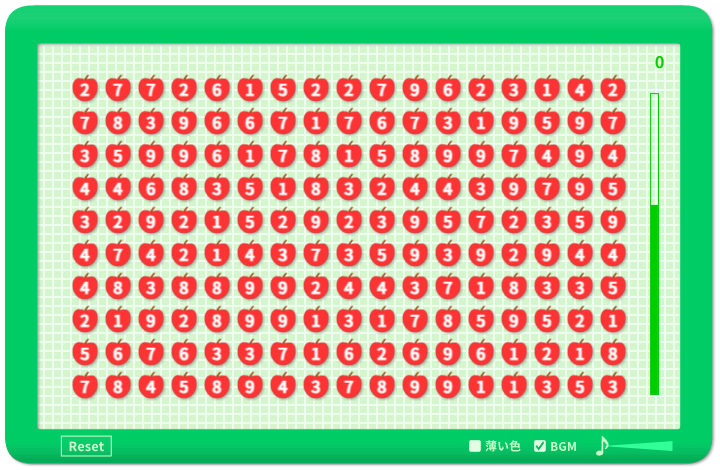
#> input picture assets/board.png, 720 x 470 px
$ python -i image_preprocessing.py   (imports and definitions only)
#> lines starting #> are read from the running program, lines starting #| are printed output that depends on the picture; after the words box and inside, x2 and y2 are one past the last pixel; in counts of white or black regions, pixels touching at a corner belong together
#> further down, picture is the input picture: shape (470, 720, 3); mean B, G, R 157.1, 194.7, 178.6
import cv2
import numpy as np
from PIL import Image


def remove_red_background(img):
    # 이미지가 BGR 포맷이라고 가정 (OpenCV 기본)
    hsv = cv2.cvtColor(img, cv2.COLOR_BGR2HSV)
#> hsv: shape (470, 720, 3); mean H, S, V 43.3, 112.8, 234.5
    # 빨간색 범위 설정 (HSV에서 빨간색은 두 영역으로 나뉨)
    lower_red1 = np.array([0, 70, 50])
    upper_red1 = np.array([10, 255, 255])
    lower_red2 = np.array([170, 70, 50])
    upper_red2 = np.array([180, 255, 255])

    mask1 = cv2.inRange(hsv, lower_red1, upper_red1)
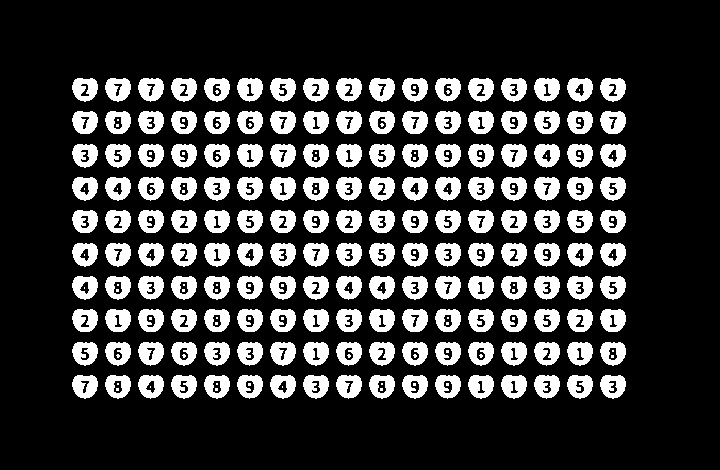
#> mask1: shape (470, 720); 22.2% white; 257 white regions (87 under 20 px), largest, box (x1, y1, x2, y2) and area: (204, 243, 230, 267) 458, (303, 342, 329, 366) 458, (501, 342, 527, 366) 458
    mask2 = cv2.inRange(hsv, lower_red2, upper_red2)
#> mask2: shape (470, 720); every value is 0
    red_mask = cv2.bitwise_or(mask1, mask2)

    # 빨간 영역을 검은색으로 변경
    img[red_mask > 0] = [0, 0, 0]
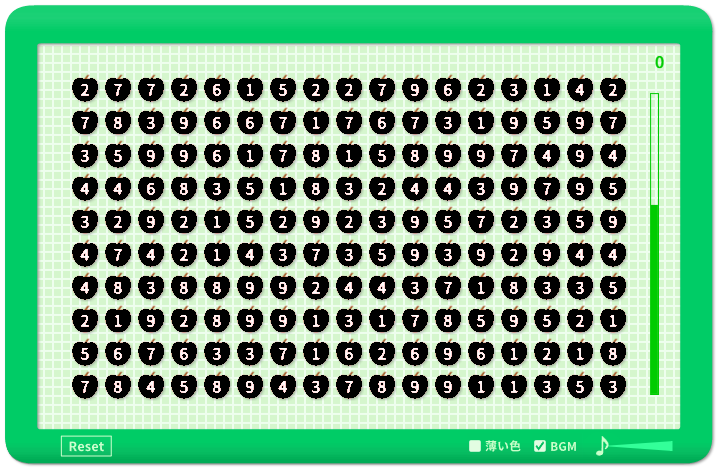
#> img: shape (470, 720, 3); mean B, G, R 141.5, 178.7, 124
    return img

def preprocess_image(digit_img):
    processed = remove_red_background(digit_img)
    # cvtColor의 상수는 cv2.COLOR_BGR2GRAY (오타 주의)
    gray = cv2.cvtColor(processed, cv2.COLOR_BGR2GRAY)
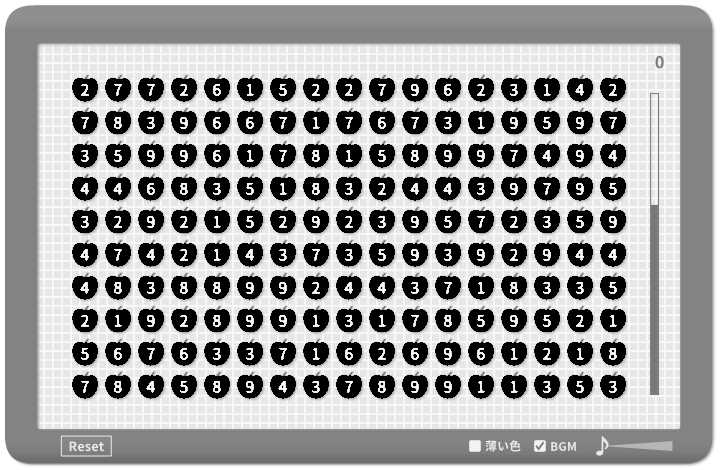
#> gray: shape (470, 720); min 0, max 255, mean 158
    ret, thresh = cv2.threshold(gray, 100, 255, cv2.THRESH_BINARY)
    # PIL 이미지로 변환 후 transform 적용 (이미지 크기는 14x12)
    pil_digit = Image.fromarray(thresh)
    return pil_digit

>>> import cv2
>>> picture = cv2.imread('../../../assets/board.png')
>>> result = preprocess_image(picture)
